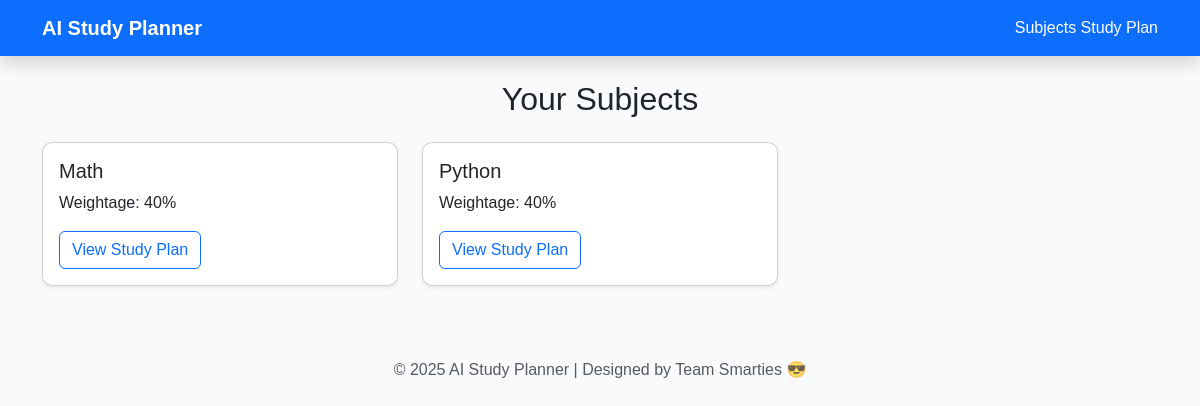
/subjects/, run on the app's committed database.
### planner/models.py (models this page shows, shortened)
class Subject(models.Model):
    name = models.CharField(max_length=100)
    syllabus_file = models.FileField(upload_to='syllabus/', blank=True, null=True)
    weightage = models.IntegerField(default=0)

### planner/views.py (the view)
# urls.py: path('subjects/', views.subject_list, name='subjects'),
def subject_list(request):
    subjects = Subject.objects.all()
    return render(request, 'planner/subjects.html', {'subjects': subjects})

### planner/templates/planner/subjects.html
{% extends 'planner/base.html' %}
{% block content %}
<h2 class="text-center mb-4">Your Subjects</h2>
<div class="row">
  {% for subject in subjects %}
  <div class="col-md-4">
    <div class="card shadow-sm mb-4">
      <div class="card-body">
        <h5 class="card-title">{{ subject.name }}</h5>
        <p class="card-text">Weightage: {{ subject.weightage }}%</p>
        <a href="/studyplan/{{ subject.id }}/" class="btn btn-outline-primary">View Study Plan</a>
      </div>
    </div>
  </div>
  {% empty %}
  <p class="text-center">No subjects yet. Add some from the admin panel.</p>
  {% endfor %}
</div>
{% endblock %}

### planner/static/css/style.css (style rules this page uses)
body { background-color: #f8fafc; font-family: "Poppins", sans-serif; }
.card { border-radius: 10px; transition: transform 0.2s ease-in-out; }

### data on the page
Subject: name "Math", weightage "40"
Subject: name "Python", weightage "40"
